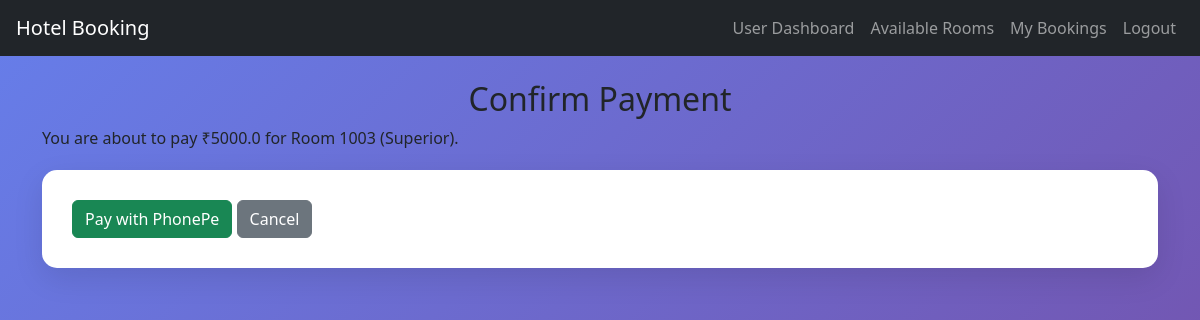
/pay/1 (signed in), run on the app's committed database.
### app.py (models this page shows)
class Room(db.Model):
    id = db.Column(db.Integer, primary_key=True)
    room_number = db.Column(db.String(20), unique=True, nullable=False)
    room_type = db.Column(db.String(50), nullable=False)
    price = db.Column(db.Float, nullable=False)
    capacity = db.Column(db.Integer, default=2)
    amenities = db.Column(db.String(200))
    image = db.Column(db.String(100), default='default-room.jpg')

### app.py (the view)
@app.route('/pay/<int:booking_id>', methods=['GET', 'POST'])
@login_required
def pay(booking_id):
    booking = Booking.query.get_or_404(booking_id)
    if booking.user_id != current_user.id:
        flash('Unauthorized payment attempt.')
        return redirect(url_for('my_bookings'))
    if booking.is_cancelled:
        flash('Cannot pay for a cancelled booking.')
        return redirect(url_for('my_bookings'))
    if request.method == 'POST':
        booking.payment_status = 'paid'
        db.session.commit()
        flash('Payment successful! Thank you.')
        return redirect(url_for('my_bookings'))
    return render_template('pay.html', booking=booking)

### app.py (called while the page is built)
@login_manager.user_loader
def load_user(user_id):
    return User.query.get(int(user_id))

### templates/pay.html
{% extends 'base.html' %}
{% block content %}
<h2>Confirm Payment</h2>
<p>You are about to pay ₹{{ booking.room.price }} for Room {{ booking.room.room_number }} ({{ booking.room.room_type }}).</p>
<form method="POST">
    <button type="submit" class="btn btn-success">Pay with PhonePe</button>
    <a href="{{ url_for('my_bookings') }}" class="btn btn-secondary">Cancel</a>
</form>
{% endblock %}

### static/style.css (style rules this page uses)
body { background: linear-gradient(135deg, #667eea 0%, #764ba2 100%); background-attachment: fixed; font-family: 'Segoe UI', Tahoma, Geneva, Verdana, sans-serif; min-height: 100vh; }
h1, h2, h4 { color: #343a40; text-align: center; margin-bottom: 20px; }
.btn { border-radius: 10px; font-weight: 600; padding: 10px 20px; transition: all 0.3s ease; }
form { margin-top: 20px; background: white; padding: 30px; border-radius: 15px; box-shadow: 0 10px 30px rgba(0,0,0,0.1); }

### data on the page
Room: room.price "5000.0", room.room_number "1003", room.room_type "Superior"
